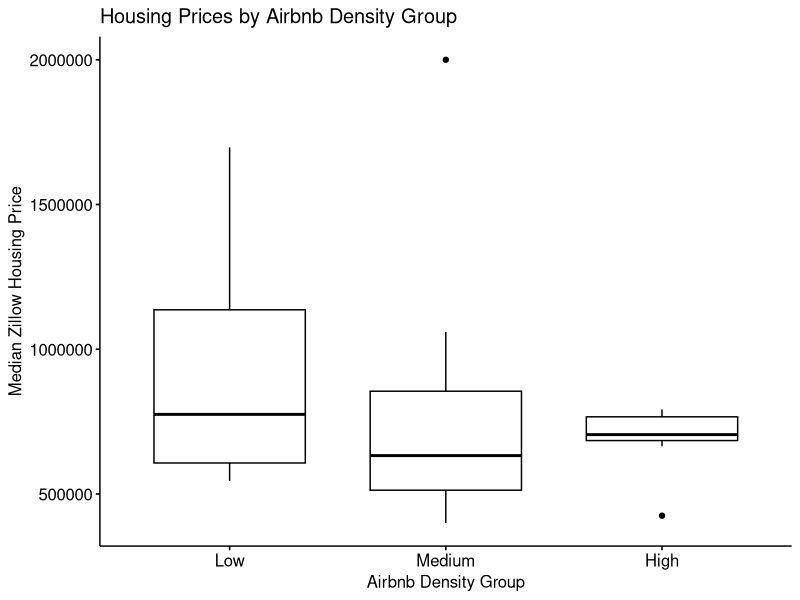
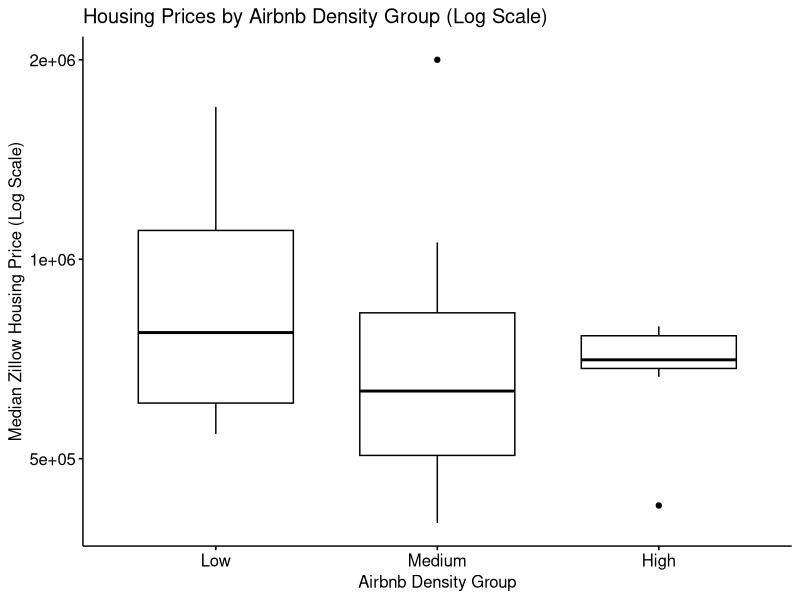
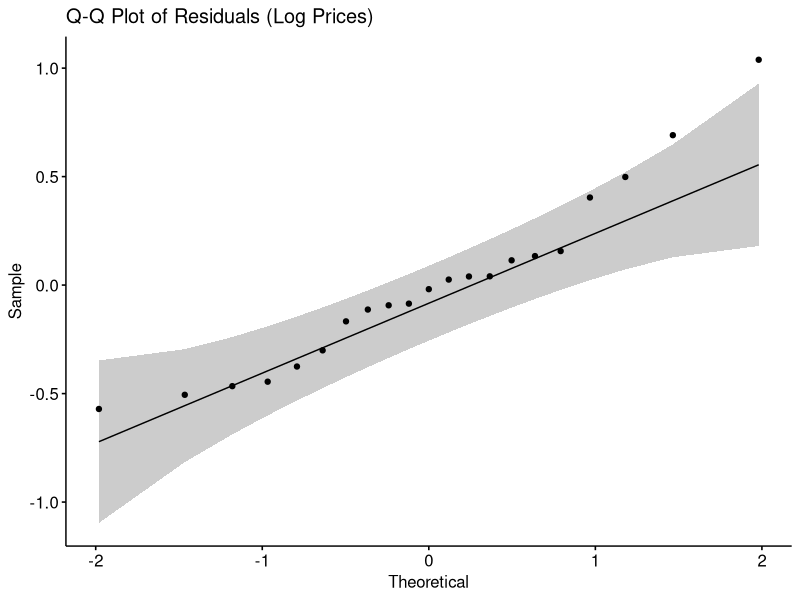

The R source for these figures, in order:
## Load Packages
library(tidyverse)
library(ggpubr)
library(rstatix)

## load in dataset
merged <- read.csv("merged.csv")

## ------------------------------
## Test 1: One way ANOVA
## Independent variable: Airbnb density; 3 conditions - low, medium, high density
## Dependent variable: Housing Price
## ------------------------------

## Assumptions:
## - Independence (ZIP codes)
## - Approximate normality of residuals
## - Homogeneity of variance
## - No significant outliers

# 1) Create density groups
merged$airbnb_tertile <- cut(merged$airbnb_count,
                         breaks = quantile(merged$airbnb_count, probs = c(0, 1/3, 2/3, 1), na.rm = TRUE),
                         include.lowest = TRUE,
                         labels = c("Low","Medium","High"))
merged

## Summary statistics
merged %>%
  group_by(airbnb_tertile) %>%
  get_summary_stats(zillow_median_price, type="mean_sd")

# Print group sizes
table(merged$airbnb_tertile)

## 2) Visualize raw prices
ggboxplot(merged,
          x = "airbnb_tertile",
          y = "zillow_median_price",
          ylab = "Median Zillow Housing Price",
          xlab = "Airbnb Density Group") +
  ggtitle("Housing Prices by Airbnb Density Group")

## Log-scale visualizaion
ggboxplot(
  merged,
  x = "airbnb_tertile",
  y = "zillow_median_price",
  xlab = "Airbnb Density Group",
  ylab = "Median Zillow Housing Price (Log Scale)",
  title = "Housing Prices by Airbnb Density Group (Log Scale)"
) +
  scale_y_log10()

## 3) check outliers
merged %>%
  group_by(airbnb_tertile) %>%
  identify_outliers(zillow_median_price)

# one outlier in medium group (20007)
# one outlier in high group (20019)

## ------------------------------
## Log Transformation
## ------------------------------
merged <- merged %>%
  mutate(log_price = log(zillow_median_price))

## 4) Check assumptions on log-transformed prices

## Normality of residuals
log_model <- lm(log_price ~ airbnb_tertile, data = merged)
ggqqplot(residuals(log_model), title = "Q-Q Plot of Residuals (Log Prices)")
shapiro_test(residuals(log_model))

## Homogeneity of variance
merged %>%
  levene_test(log_price ~ airbnb_tertile)

## ------------------------------
## 5) One-way ANOVA (log prices)
## ------------------------------
log_aov <- merged %>%
  anova_test(log_price ~ airbnb_tertile)

get_anova_table(log_aov)

## Test 2: Linear Regression 
